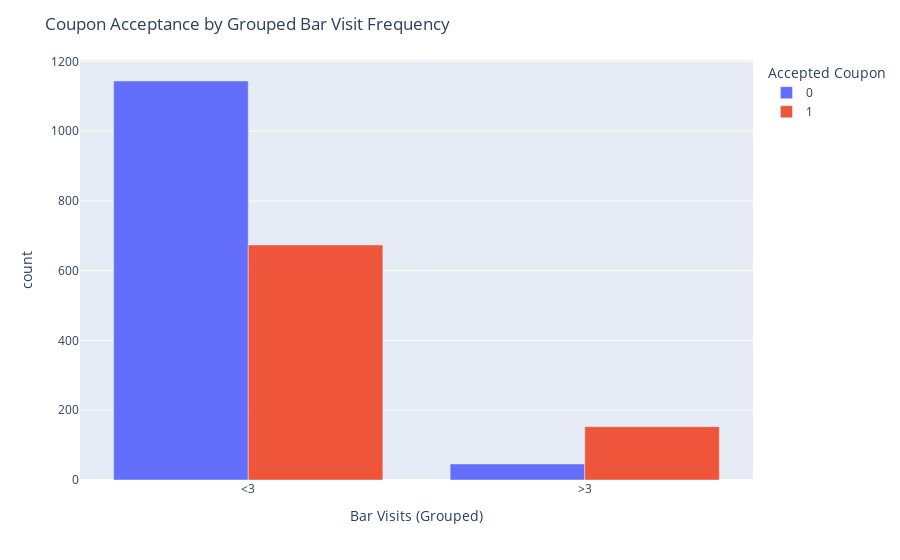

Notebook code for this chart:
### Code cell
# Define mapping function
def group_bar_usage(value):
    if value in ['never', 'less1', '1~3']:
        return '<3'
    elif value in ['4~8', 'gt8']:
        return '>3'
    else:
        return 'Unknown'  # Just in case there's missing or unexpected data

# Apply the function to create a new column
bar_coupons_df.loc[:, 'Bar_group'] = bar_coupons_df['Bar'].apply(group_bar_usage)
# Group by the new Bar_group and Y
grouped = bar_coupons_df.groupby(['Bar_group', 'Y']).size().reset_index(name='count')
grouped['Y'] = grouped['Y'].astype(str)

# Bar plot
import plotly.express as px
fig = px.bar(
    grouped,
    x='Bar_group',
    y='count',
    color='Y',
    barmode='group',
    labels={'Bar_group': 'Bar Visits (Grouped)', 'Y': 'Accepted Coupon'}
)
fig.update_layout(title='Coupon Acceptance by Grouped Bar Visit Frequency')
fig.show()

### Figure 1 — Plotly figure (JSON) as saved in the notebook; plotly's stock layout.template omitted (floating-point values rounded to 4 significant figures)
{"data": [{"alignmentgroup": "True", "hovertemplate": "Accepted Coupon=0<br>Bar Visits (Grouped)=%{x}<br>count=%{y}<extra></extra>", "legendgroup": "0", "marker": {"color": "#636efa", "pattern": {"shape": ""}}, "name": "0", "offsetgroup": "0", "orientation": "v", "showlegend": true, "textposition": "auto", "type": "bar", "x": ["<3", ">3"], "xaxis": "x", "y": [1144, 46], "yaxis": "y"}, {"alignmentgroup": "True", "hovertemplate": "Accepted Coupon=1<br>Bar Visits (Grouped)=%{x}<br>count=%{y}<extra></extra>", "legendgroup": "1", "marker": {"color": "#EF553B", "pattern": {"shape": ""}}, "name": "1", "offsetgroup": "1", "orientation": "v", "showlegend": true, "textposition": "auto", "type": "bar", "x": ["<3", ">3"], "xaxis": "x", "y": [674, 153], "yaxis": "y"}], "layout": {"barmode": "group", "legend": {"title": {"text": "Accepted Coupon"}, "tracegroupgap": 0}, "margin": {"t": 60}, "title": {"text": "Coupon Acceptance by Grouped Bar Visit Frequency"}, "xaxis": {"anchor": "y", "domain": [0, 1], "title": {"text": "Bar Visits (Grouped)"}}, "yaxis": {"anchor": "x", "domain": [0, 1], "title": {"text": "count"}}}}
